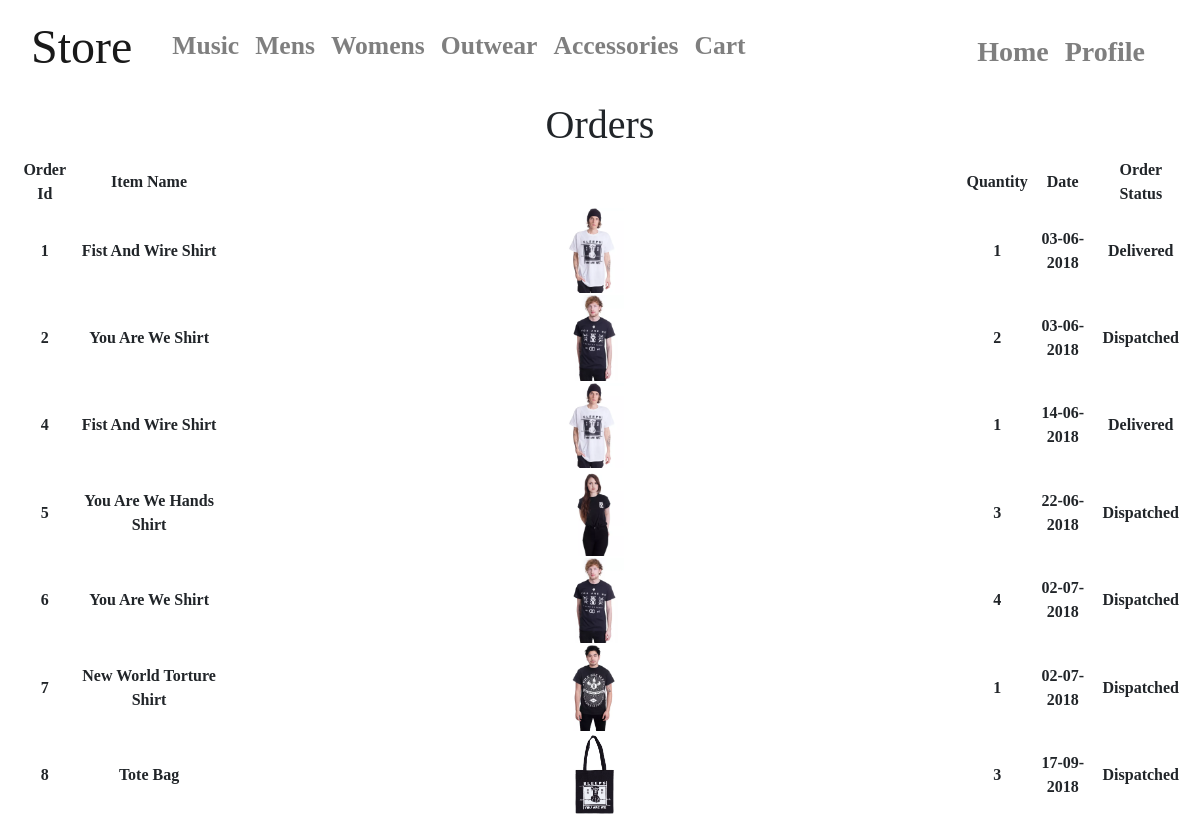
Before: /store/orders (signed in) with the older database file.
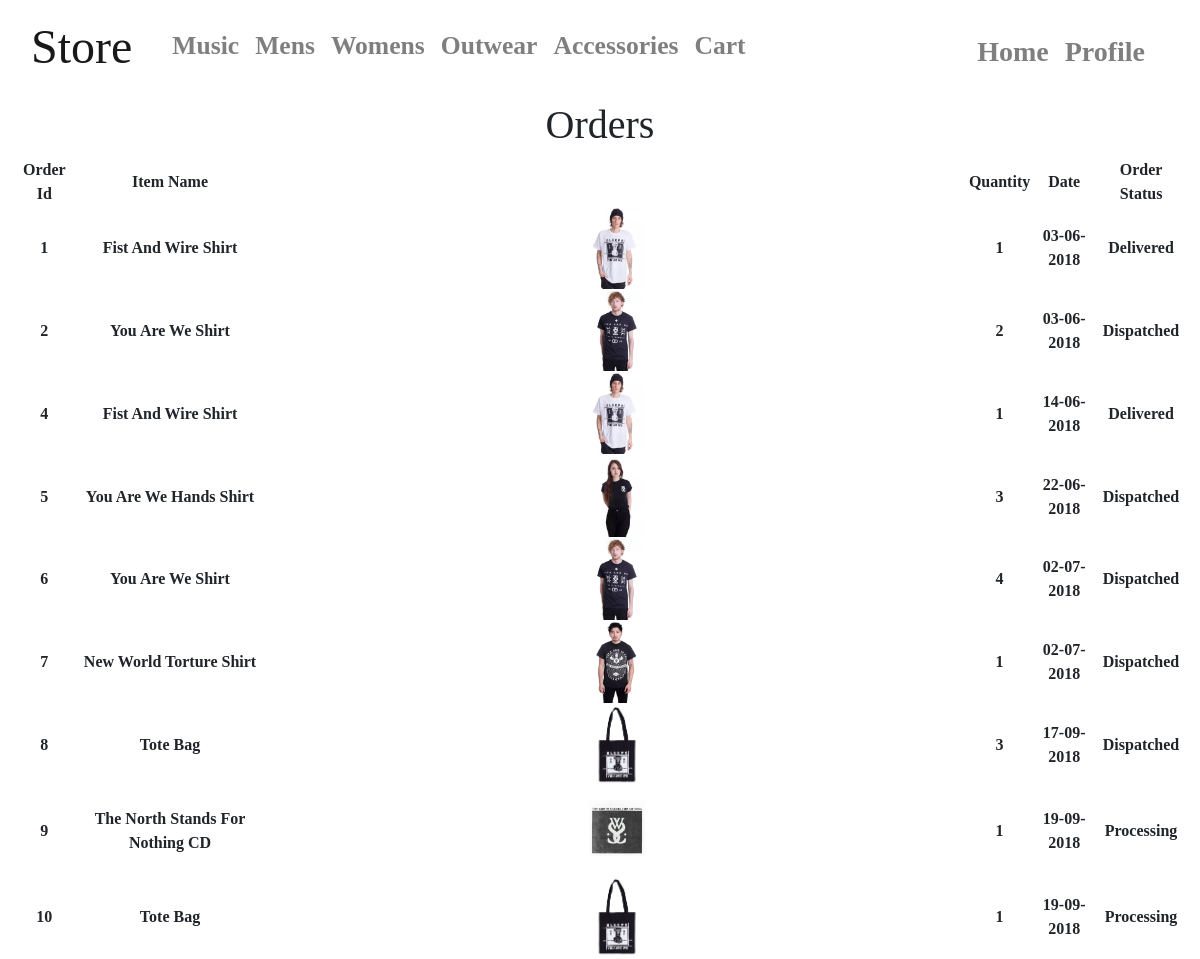
After: the same page with the newer database file.
### app/models.py (models this page shows, shortened)
class User(UserMixin, db.Model):
    id = db.Column(db.Integer, primary_key=True)
    username = db.Column(db.String(64), index=True, unique=True)
    email = db.Column(db.String(120), index=True, unique=True)
    password_hash = db.Column(db.String(128))
    name = db.Column(db.String(40), index=True)
    address1 = db.Column(db.String(40), index=True)
    address2 = db.Column(db.String(40), index=True)
    towncity = db.Column(db.String(40), index=True)
    postcode = db.Column(db.String(40), index=True)
    accesslevel = db.Column(db.Integer, index=True)
    card = db.Column(db.String)

class orders(db.Model):
    order_id = db.Column(db.Integer, primary_key=True)
    userid = db.Column(db.Integer)
    item_id = db.Column(db.Integer)
    item_quant = db.Column(db.Integer)
    order_status = db.Column(db.String(40))
    date = db.Column(db.String)
    price = db.Column(db.Integer)
    card = db.Column(db.String)

class Store(db.Model):
    id = db.Column(db.Integer, primary_key=True)
    name = db.Column(db.String(40))
    image = db.Column(db.String(40))
    cat = db.Column(db.String(40))
    price = db.Column(db.Float)
    sale = db.Column(db.Integer)
    back_image = db.Column(db.String)
    cost = db.Column(db.Float)

### app/routes.py (the view)
@app.route("/store/orders")
@login_required
def the_orders():
    return render_template("user/orders.html", title="Store-", store=Store.query.all(), orders=orders.query.all(), user=User.query.all())

### app/models.py (called while the page is built)
@login.user_loader
def load_user(the_id):
    return User.query.get(int(the_id))

### app/templates/user/orders.html (shortened to what this page needs)
{% extends "store/layout_store.html" %}
{% block body %}
<div class="text-center" style="font-family: Rockwell">
<h1>Orders</h1>
{% for user in user %}
    {% if user.id == current_user.id %}
        <table id="tblProduct", width="100%">
        <tr>
            <th>Order Id</th>
            <th>Item Name</th>
            <th> </th>
            <th>Quantity</th>
            <th>Date</th>
            <th>Order Status</th>
        </tr>
        {% for j in orders %}
            {% if j.userid == current_user.id %}
                {% for k in store %}
                    {% if k.id == j.item_id %}
                        <tr>
                            <th>{{ j.order_id }}</th>
                            <th>{{ k.name }}</th>
                            <th> <img src="{{ url_for("static", filename=k.image) }}" style="width: 8%"> </th>
                            <th>{{ j.item_quant }}</th>
                            <th>{{ j.date }}</th>
                            <th>{{ j.order_status }}</th>
                        </tr>
                        {% endif %}
                    {% endfor %}
                {% endif %}
        {% endfor %}
    {% endif %}
{% endfor %}
    </table>
</div>
{% endblock %}

### app/templates/store/layout_store.html (shortened to what this page needs)
<!DOCTYPE html>
<html lang="en">
<head>
    <link rel="stylesheet" href="{{ url_for("static", filename="style.css") }}" type="text/css">
</head>
<body>
<div class="container">
    {% include"store/_navbar_store.html" %}
    {% block body %}{% endblock %}
</div>
</body>
</html>

### app/templates/store/_navbar_store.html (shortened to what this page needs)
<nav class="navbar navbar-expand-md navbar-light bg-transparent mb-4">
    <a class="navbar-brand" href="/store" style="font-family: 'Century Gothic'"><h1 style="font-size: 240%">Store</h1></a>
      <div class="collapse navbar-collapse" id="navbarCollapse">
        <ul class="navbar-nav mr-auto">
            <li class="nav-item">
                <a class="nav-link">    </a>
            </li>
            <li class="nav-item">
                <a id="store_music" class="nav-link" href="/store/music"><h1 style="font-size:160%;font-family: 'Century Gothic'"><b>Music</b></h1></a>
          </li>
          <li class="nav-item">
            <a id="store_mens" class="nav-link" href="/store/mens"><h1 style="font-size:160%;font-family: 'Century Gothic'"><b>Mens</b></h1></a>
          </li>
            <li class="nav-item">
                <a id="store_womens" class ="nav-link" href="/store/womens"><h1 style="font-size:160%;font-family: 'Century Gothic'"><b>Womens</b></h1></a>
            </li>
          <li class="nav-item">
              <a id="store_outwear" class="nav-link" href="/store/outwear"><h1 style="font-size:160%;font-family: 'Century Gothic'"><b>Outwear</b></h1></a>
          </li>
          <li class="nav-item">
              <a id="store_accessories" class ="nav-link" href="/store/accessories"><h1 style="font-size:160%;font-family: 'Century Gothic'"><b>Accessories</b></h1></a>
          </li>
            <li class="nav-item">
                <a id="store_cart" class="nav-link" href="/store/cart"><h1 style="font-size: 160%;font-family: 'Century Gothic'"><b>Cart</b></h1></a>
            </li>
        </ul>
          <ul class="navbar navbar-nav navbar-right">
            <li class="nav-item">
                <a class ="nav-link" href="/"><h1 style="font-size:175%;font-family: 'Century Gothic';margin-top: 0.4em"><b>Home</b></h1></a>
            </li>
              {% if current_user.is_anonymous %}
                <li class="nav-item">
                    <a class="nav-link" href="{{ url_for('login') }}"><h1 style="font-size:175%;text-align: right;margin-top: 0.4em; font-family: 'Century Gothic'"><b>Login/SignUp</b></h1></a>
                </li>
            {% else %}
                <li class="nav-item">
                    <a class="nav-link" href="{{ url_for('profile', username=current_user.username) }}"><h1 style="font-size:175%;text-align: right;margin-top: 0.4em;font-family: 'Century Gothic'"><b>Profile</b></h1></a>
                </li>
              {% endif %}
          </ul>
      </div>
    </nav>

Changed rows visible on the page:
added orders: order_id "9", item_quant "1", date "19-09-2018", order_status "Processing"
now on this page (row unchanged): Store: name "The North Stands For Nothing CD", image (picture)
added orders: order_id "10", item_quant "1", date "19-09-2018", order_status "Processing", Store (name "Tote Bag", image (picture))
